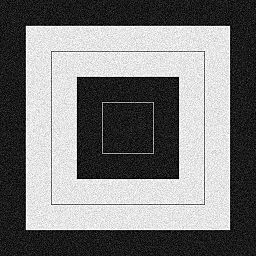
#> input picture 02_OpenCV/images/gaussian_noise.jpg, 256 x 256 px
$ python 24_Bluring.py
#> lines starting #> are read from the running program, lines starting #| are printed output that depends on the picture
import cv2
import matplotlib.pyplot as plt
import numpy as np

# img = cv2.imread("./images/dog.bmp")
img = cv2.imread("./images/gaussian_noise.jpg")
#> img is the input picture: shape (256, 256, 3); min 0, max 255, mean 122.2
# img = cv2.imread("./images/noise.bmp")
"""
블러링
픽셀 주변이 픽셀들을 같이 보고 새로운 값을 결정하는 것

"""

img_rgb = cv2.cvtColor(img, cv2.COLOR_BGR2RGB)

# 1. 평균 블러
# 현재 픽셀 주변의 값을 모두 더한 다음 평균을 구함(예: 7 x 7)
# cv2.blur(입력 이미지, 커널 크기, 결과를 저장할 배열, 커널의 기준점, 이미지 가장자리 처리 방법)
# 중요한 경계와 노이즈를 구별하지 않음
# Mean Blur보다 Gaussian Blur를 더 많이 사용 > 중앙에 가장 큰 가중치를 주고, 중앙에서 멀어질수록 가중치를 작게 만드는 방식
mean_blur = cv2.blur(img, (7, 7))
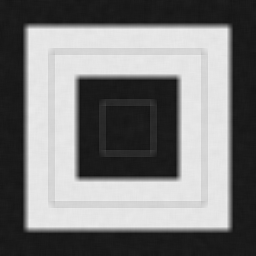
#> mean_blur: shape (256, 256, 3); min 16, max 236, mean 122.2


# 2. Bilateral Filter
# 공간적으로 가까운지, 픽셀 색상/밝기가 비슷한지를 확인
# 가까운데 색이 비슷: 많이 반영, 가깝지만 색이 매우 다름: 적게 반영
# cv2.bilateralFilter(이미지, 지름, 시그마컬러(색상 차이를 얼마나 허용할지), 시그마 스페이스)
# 시그마컬러: 픽셀 값 또는 색상 차이를 얼마나 허용할지 결정(예: 값을 적게 줌 > 색상이 조금만 달라도 다른 영역이라고 판단)
# 시그마스페이스: 공간적으로 얼마나 떨어진 픽셀까지 영향을 줄지 결정(예: 값을 크게 줌 > 더 멀리 있는 픽셀까지 고려할 수 있음)
# 처리 속다가 많이 느릴 수 있음
bilaternal = cv2.bilateralFilter(img, 12, 100, 100)
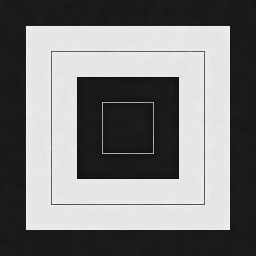
#> bilaternal: shape (256, 256, 3); min 11, max 241, mean 122.2


# 3. Canny Edge Detection
# Edge: 픽셀 값이 급격하게 변하는 위치
# 컬러 이미지를 그레이스케일로 변환 > 밝기가 갑자기 변하는 위치를 찾음
# 이미지 밝기의 중앙값을 기준으로 threshold를 정하는 휴리스틱(경험적 방법)를 통해서 Canny threshold를 조절하거나 다른 방법으로 threshold를 졀정하는 경우가 많음(lower, upper)
gray = cv2.cvtColor(img, cv2.COLOR_BGR2GRAY)
median_value = np.median(gray)
#> median_value = 51
lower = int(max(0, 0.7 * median_value))
#> lower = 35
upper = int(min(255, 1.3 * median_value))
#> upper = 66
print("Canny lower threshold: ", lower)
#| Canny lower threshold:  35
print("Canny upper threshold: ", upper)
#| Canny upper threshold:  66


# Canny 전에 가볍게 Gaussian Blur를 적용해 잡음 영향을 줄임
edge_input = cv2.GaussianBlur(gray, (3, 3), 0)
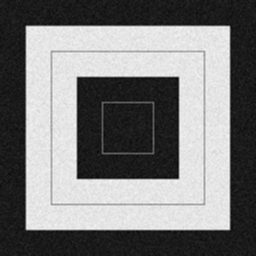
#> edge_input: shape (256, 256); min 7, max 246, mean 122.3

canny_edge = cv2.Canny(edge_input, lower, upper, 3)
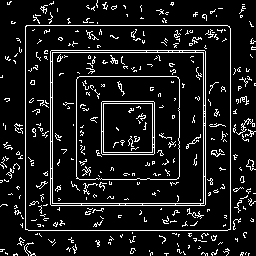
#> canny_edge: shape (256, 256); 10.1% white in thin lines or dots


# 4. 직접 평균 커널 만들기
# filter2D()를 사용하면 사용자가 직접 만든 커널을 적용할 수 있음
plt.figure(figsize=(10, 5))
for i, k in enumerate([5, 7, 9]):
    kernel = np.ones((k, k), dtype=np.float32) / ( k * k)
    # -1: 출력 영상의 데이터 타입을 입력 영상과 같게 유지
    filtered = cv2.filter2D(img_rgb, -1, kernel)

    plt.subplot(1, 3, i + 1)
    plt.imshow(filtered)
    plt.title(f'kernel size: {k} X {k}')
    plt.axis('off')
#> this loop made 3 passes
#> pass 1, `filtered = cv2.filter2D(img_rgb, -1, kernel)`:
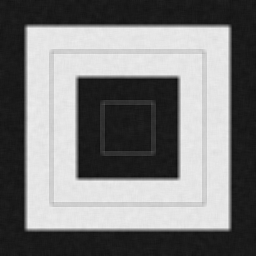
#> filtered: shape (256, 256, 3); min 13, max 240, mean 122.3
#> pass 3, `filtered = cv2.filter2D(img_rgb, -1, kernel)`:
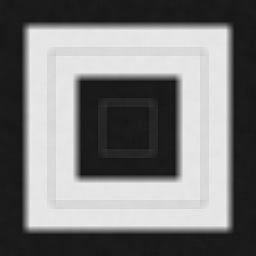
#> filtered: shape (256, 256, 3); min 19, max 235, mean 122.3

plt.tight_layout()
plt.show()


cv2.imshow("original", img)
cv2.imshow("mean blur", mean_blur)
cv2.imshow("bilaternal blur", bilaternal)
cv2.imshow("Canny edge", canny_edge)
cv2.imshow("Gaussian blur", edge_input)

cv2.waitKey(0)
cv2.destroyAllWindows
